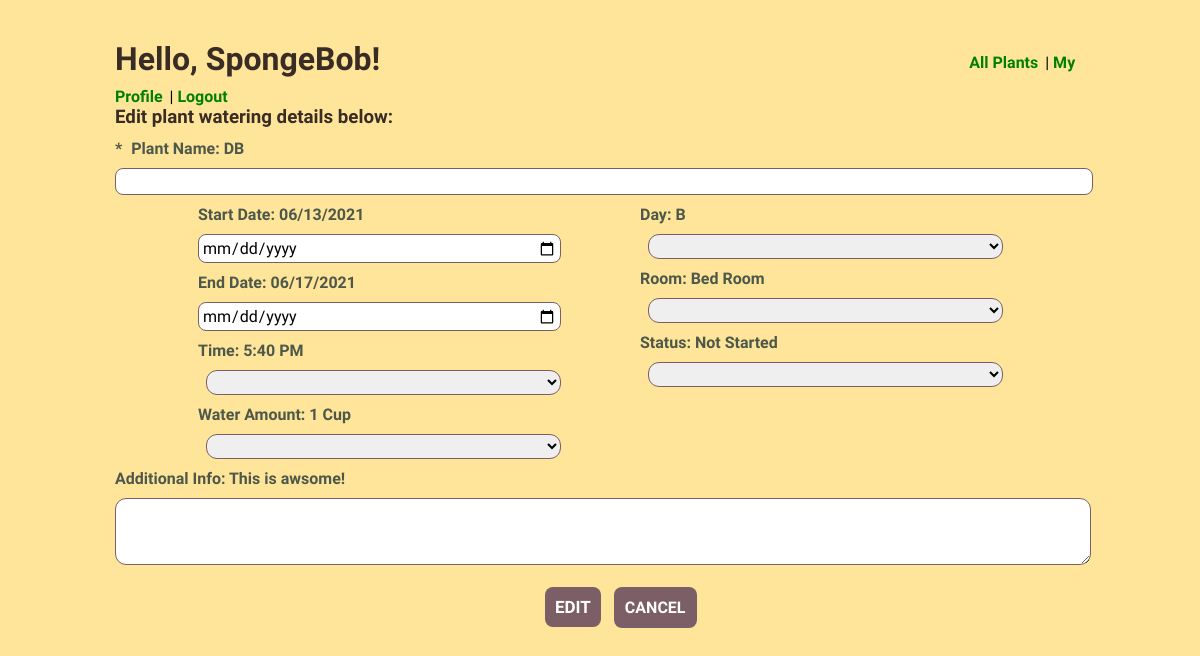
The app's page /plant/edit/9 (signed in) with its own data.
### water_plant_app/models.py (models this page shows)
class User(models.Model):
    first_name = models.CharField(max_length = 255)
    last_name = models.CharField(max_length = 255)
    email = models.CharField(max_length = 255)
    password = models.CharField(max_length = 255)
    created_at = models.DateTimeField(auto_now_add = True)
    updated_at = models.DateTimeField(auto_now = True)
    objects = UserManager()

class Plant(models.Model):
    plants = models.CharField(max_length = 255)
    day = models.CharField(max_length = 140)
    time = models.CharField(max_length = 140)
    quantity = models.CharField(max_length = 14)
    start_date = models.DateTimeField(null = True)
    end_date = models.DateTimeField(null = True)
    description = models.TextField()
    finished = models.CharField(max_length = 5, null = True)
    user_likes = models.ManyToManyField(User, related_name='liked_plant')  # ManyUsersLikeManyPlants and ManyPlantsAreLikedbyManyUsers
    favorites = models.ManyToManyField(User, related_name = 'user_favorite')
    owner = models.ForeignKey(User, related_name = 'plant_owner', on_delete = models.CASCADE)
    img = models.ImageField(upload_to = "img/", null = True, blank = True)
    room = models.CharField(max_length = 140, null = True)
    created_at = models.DateTimeField(auto_now_add = True)
    updated_at = models.DateTimeField(auto_now = True)
    objects = PlantManager()

### water_plant_app/views.py (the view)
# urls.py: path('plant/edit/<int:plants_id>', views.edit),
def edit(request, plants_id):
    if 'user_id' not in request.session:
        messages.error(request, "Need to register or login buddy!")
        return redirect('/')
    user = User.objects.get(id=request.session['user_id'])
    plant = Plant.objects.get(id = plants_id)
    context = {
        'user':user,
        'plant':plant,
    }
    return render(request, 'edit.html', context)

### water_plant_app/templates/edit.html (shortened to what this page needs)
<!DOCTYPE html>
<html lang="en">
<head>
    {% load static %}
    <link rel="stylesheet" href="{% static 'CSS/style.css' %}">
</head>
<body>
    <div id="add">
        <h1 class="title">Hello, {{user.first_name}}! </h1>  <span> <a class="link" href="/plants">All Plants</a> | <a class="link" href="/user/profile">My Profile</a> | <a class="link" href="/logout">Logout</a> </span>
        <h3>Edit plant watering details below:</h3>
        <form action="/plants/edit/form/{{plant.id}}" method="POST">
            <div id="schdule">
                <label for="name"><span>*</span>Plant Name: {{plant.plants}}</label>
                <input class="plant" type="text" name = "plant" >
                <div class="half">
                    <label class="block" for="start-date">Start Date: {{plant.start_date | date:"SHORT_DATE_FORMAT"}}</label>
                    <input class="date" class="date" type="date" name="date" value="{{plant.start_date}}">
                    <label class="block" for="end-date">End Date: {{plant.end_date | date:"SHORT_DATE_FORMAT"}}</label>
                    <input class="date" type="date" name="date">
                    <label class="block" for="time">Time: {{plant.time}}</label>
                    <select class="block" id="select" name="time">
                        <option value="select"></option>
                        <option value="Morning">Morning</option>
                    </select>
                    <label class="block" for="amount">Water Amount: {{plant.quantity}}</label>
                    <select class="block" id="select" name="water">
                        <option value="Select"></option>
                        <option value="1 cup">1 Cup</option>
                    </select>
                </div>
                <div class="half">
                    <label class="block" for="day">Day: {{plant.day}}</label>
                    <select class="block" id="select1" name="day">
                        <option value="Select"></option>
                        <option value="Monday">Monday</option>
                    </select>
                    <label class="block" for="room">Room: {{plant.room}}</label>
                    <select class="block" id="select1" name="room">
                        <option value=""></option>
                        <option value="Living Room">Living Room</option>
                    </select>
                    <label class="block" for="watered">Status: {{plant.finished}}</label>
                        <select name="watered" id="select1">
                            <option value=""></option>
                            <option value="Not Started">Not Started</option>
                        </select>
                    </form>
                </div>
                <label class="block" class="info" for="info">Additional Info: {{plant.description}}</label>
                <textarea class="block" class="info" name="desc"></textarea>
                <button class="add" type="submit">EDIT</button>
                <a href="/plants">CANCEL</a>
</body>
</html>

### water_plant_app/static/CSS/style.css (style rules this page uses)
* { padding:0; margin:0; font-family:'Open Sans Condensed', sans-serif; }
body { background:#FFE599; }
#all, #add { width:970px; height:auto; margin:0 auto; margin-top:40px; }
a { color:#382C25; }
.link { margin-right:3px; color:green; }
#add h3 { color:#382C25; margin-bottom: 11px; }
a { font-weight: bold; }
.title { display:inline-block; vertical-align: middle; margin-right:585px; margin-bottom:9px; color:#382C25; }
#select { width:100%; border-radius: 11px; padding:3px; }
#select1 { width:100%; border-radius: 11px; padding:3px; }
label { font-weight: bold; }
#schdule label span { margin-right:9px; }
#schdule label { color:#4D584B; }
#schdule { margin: 0 auto; }
form { margin: 0 auto; }
#schdule button { display:inline-block; margin:0 auto; margin-left:430px; margin-right:9px; padding:10px; margin-bottom: 10px; border:none; font-size: 17px; border-radius: 8px; }
#schdule a { display:inline-block; margin:0 auto; padding:11px; cursor: pointer; background:#7C5E67; color:white; border-radius: 8px; }
.plant { width:100%; padding:4px; }
a { text-decoration: none; font-weight: bold; }
#schdule input { padding:3px; border-radius: 8px; border:solid 1px #7C5E67; width:100%; }
.date { width:98%; }
.block { display:block; }
.half { display:inline-block; vertical-align: top; margin-left:83px; width:355px; }
.add { display:inline-block; }
select { margin-bottom:10px; margin-top:10px; padding:2px; border-radius: 8px; display:inline-block; margin-left:8px; margin-right:8px; border:solid 1px #7C5E67; }
input { margin-top:10px; margin-bottom:10px; font-size:16px; border-radius: 11px; }
textarea { margin-top:10px; margin-bottom:22px; padding:2px; width:100%; border:solid 1px #7C5E67; height:61px; font-size:16px; border-radius: 11px; }
button { background:#7C5E67; color:white; font-weight: bold; cursor: pointer; }

### records on screen
User: first_name "SpongeBob"
Plant: plants "DB", start_date "06/13/2021", end_date "06/17/2021", time "5:40 PM", quantity "1 Cup", day "B", room "Bed Room", finished "Not Started", description "This is awsome!"
